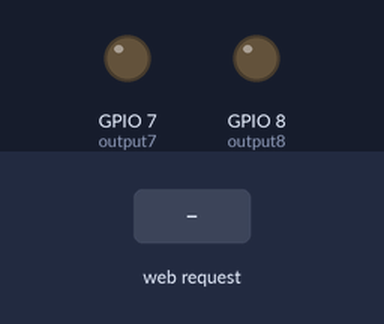
A sketch run on a simulated ESP8266 (NodeMCU). Parts: output pins drawn as LEDs (lit = HIGH). Inputs (shaded band) come from the test bench. WiFi joins after 1.5 s; servers stay silent unless stated; what the sketch prints to the serial monitor is not drawn.

Above: at 2.7 s.
2.8 s: HTTP request GET /7/on received
At 4.0 s:
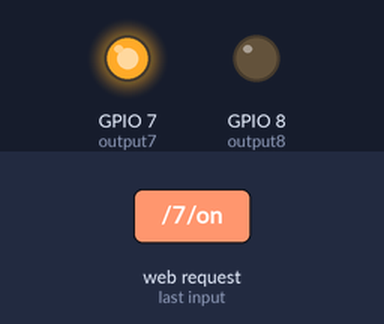
4.3 s: HTTP request GET /8/on received
At 5.3 s:
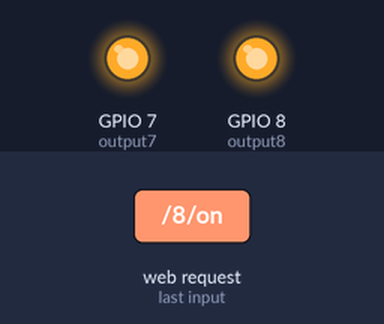
5.8 s: HTTP request GET /7/off received
At 6.5 s:
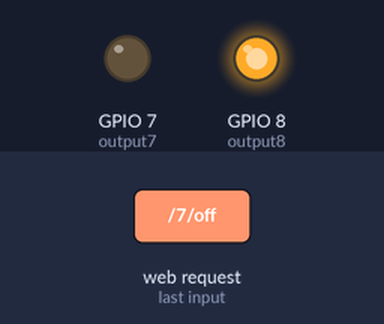
7.3 s: HTTP request GET /8/off received
At 7.6 s:
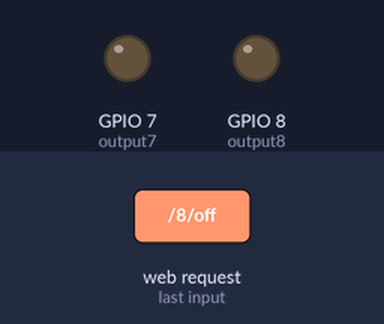
Timing chart, 0 to 9.8 s (numbered marks = the images above; inputs shaded):
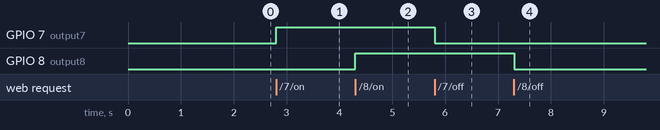

The sketch:

HTMLWebServer.ino
```cpp
#include <ESP8266WiFi.h>

const char* ssid = "RP (2)";            // Your Wi-Fi SSID
const char* password = "123456789";  // Your Wi-Fi Password

WiFiServer server(80);

const int output7 = 7;
const int output8 = 8;

String header;
String output7State = "off";
String output8State = "off";

void setup() {
  Serial.begin(9600);
  pinMode(output7, OUTPUT);
  pinMode(output8, OUTPUT);
  digitalWrite(output7, LOW);
  digitalWrite(output8, LOW);

  WiFi.begin(ssid, password);
  Serial.print("Connecting to WiFi");
  while (WiFi.status() != WL_CONNECTED) {
    delay(500);
    Serial.print(".");
  }
  Serial.println("\nWiFi connected");
  Serial.println("IP address: " + WiFi.localIP().toString());

  server.begin();
}

void loop() {
  WiFiClient client = server.available();
  if (!client) return;

  String currentLine = "";
  header = "";
  while (client.connected()) {
    if (client.available()) {
      char c = client.read();
      header += c;
      if (c == '\n') {
        if (currentLine.length() == 0) {

          // Handle requests
          if (header.indexOf("GET /7/on") >= 0) {
            output7State = "on";
            digitalWrite(output7, HIGH);
          } else if (header.indexOf("GET /7/off") >= 0) {
            output7State = "off";
            digitalWrite(output7, LOW);
          } else if (header.indexOf("GET /8/on") >= 0) {
            output8State = "on";
            digitalWrite(output8, HIGH);
          } else if (header.indexOf("GET /8/off") >= 0) {
            output8State = "off";
            digitalWrite(output8, LOW);
          }

          // Send HTML page
          client.println("HTTP/1.1 200 OK");
          client.println("Content-type:text/html\n");
          client.println("<!DOCTYPE html><html><head><meta name=\"viewport\" content=\"width=device-width, initial-scale=1\">");
          client.println("<style>.button{padding:16px 40px;font-size:30px;}</style></head><body>");
          client.println("<h1>ESP32 Web Server</h1>");

          client.println("<p>GPIO 7 - State " + output7State + "</p>");
          client.println(output7State=="off" ? "<a href=\"/7/on\"><button class=\"button\">ON</button></a>" :
                                               "<a href=\"/7/off\"><button class=\"button\">OFF</button></a>");

          client.println("<p>GPIO 8 - State " + output8State + "</p>");
          client.println(output8State=="off" ? "<a href=\"/8/on\"><button class=\"button\">ON</button></a>" :
                                               "<a href=\"/8/off\"><button class=\"button\">OFF</button></a>");

          client.println("</body></html>");
          break;
        } else currentLine = "";
      } else if (c != '\r') {
        currentLine += c;
      }
    }
  }
  header = "";
  client.stop();
}
```

Measured:
- after the input at 2.8 s, GPIO 7 (output7): LOW → HIGH at once
- after the input at 4.3 s, GPIO 8 (output8): LOW → HIGH at once
- after the input at 5.8 s, GPIO 7 (output7): HIGH → LOW at once
- after the input at 7.3 s, GPIO 8 (output8): HIGH → LOW at once
